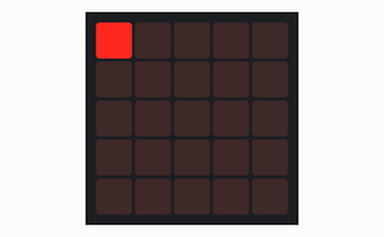
A program run on a simulated Calliope mini (MakeCode). On the bench: the board's 5×5 LED display.

Above: at 0.05 s.
At 0.76 s:
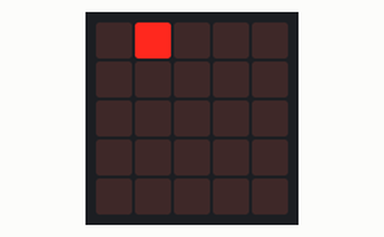

The program:

main.ts
```typescript
let x = 0
function Linienzeichnen (num: number) {
    for (let Index = 0; Index <= 4; Index++) {
        led.plot(num, Index)
    }
    basic.pause(100)
    for (let Index = 0; Index <= 4; Index++) {
        led.unplot(num, Index)
    }
}
basic.forever(function () {
    for (let x = 0; x <= 4; x++) {
        led.plot(x, 0)
        basic.pause(100)
        led.unplot(x, 0)
    }
    x = 3
    for (let index = 0; index < 3; index++) {
        led.plot(x, 0)
        basic.pause(100)
        led.unplot(x, 0)
        x += -1
    }
})
```

test.ts
```typescript
// Hier kann man Tests durchführen; diese Datei wird nicht kompiliert, wenn dieses Paket als Erweiterung verwendet wird.
```

Measured:
- by itself, everything shown: repeats every 0.82 s, in 8 steps
